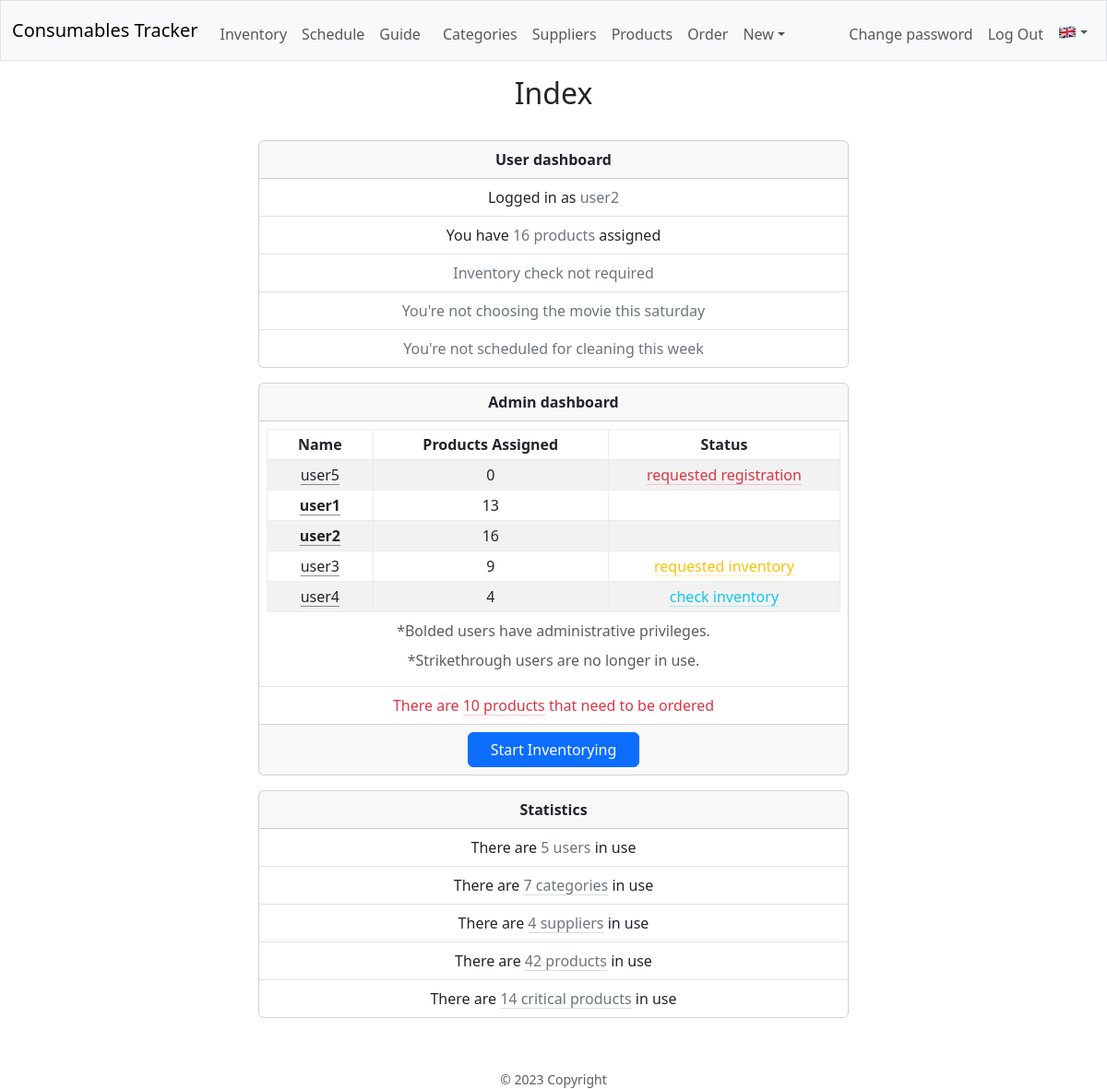
/ (signed in), run on the app's committed database.
### database.py (models this page shows, shortened)
class Base(MappedAsDataclass, DeclarativeBase):
    id: Mapped[int] = mapped_column(init=False, primary_key=True)

class User(Base):
    name: Mapped[str] = mapped_column(unique=True)
    password: Mapped[str] = mapped_column(repr=False)
    products: Mapped[List["Product"]] = relationship(
        default_factory=list, back_populates="responsible", repr=False)
    admin: Mapped[bool] = mapped_column(default=False)
    in_use: Mapped[bool] = mapped_column(default=True)
    done_inv: Mapped[bool] = mapped_column(default=True)
    reg_req: Mapped[bool] = mapped_column(default=True)
    req_inv: Mapped[bool] = mapped_column(default=False)
    details: Mapped[Optional[str]] = mapped_column(default="", repr=False)
    email: Mapped[Optional[str]] = mapped_column(default="", repr=False)
    sat_group: Mapped[int] = mapped_column(default=1)
    __table_args__ = (
        Index('idx_user_name', 'name'),
        Index('idx_user_in_use', 'in_use'),
    )
    username = synonym("name")
    @property
    def in_use_products(self) -> int:
        with dbSession() as db_session:
            return db_session.scalar(
                select(func.count(Product.id))
                .filter_by(responsible_id=self.id, in_use=True))
    @property
    def sat_group_this_week(self) -> bool:
        with dbSession() as db_session:
            if (user_sat_group_date := db_session.scalar(
                    select(Schedule.next_date)
                    .filter_by(
                        name=str(sat_sch_info.name),
                        elem_id=self.sat_group))):
                return (user_sat_group_date.isocalendar().week ==
                        date.today().isocalendar().week)
        return False
    @property
    def clean_this_week(self) -> bool:
        with dbSession() as db_session:
            if (user_cleaning_date := db_session.scalar(
                    select(Schedule.next_date)
                    .filter_by(
                        name=str(clean_sch_info.name),
                        elem_id=self.id))):
                return (user_cleaning_date.isocalendar().week ==
                        date.today().isocalendar().week)
        return False

### blueprints/main/main.py (the view)
@main_bp.route("/")
@login_required
def index():
    logger.info("Index page")
    session["last_url"] = url_for(".index")
    with dbSession() as db_session:
        user = db_session.scalar(
            select(User)
            .filter_by(id=session.get("user_id"))
            .options(joinedload(User.products), raiseload("*")))
        if session.get("admin"):
            with dbSession() as db_session:
                users = db_session.scalars(
                    select(User)
                    .filter(User.name!="Admin")
                    .order_by(
                        User.reg_req.desc(),
                        User.in_use.desc(),
                        User.admin.desc(),
                        func.lower(User.name))
                    .options(joinedload(User.products), raiseload("*"))
                    ).unique().all()
            stats = {
                "products_to_order": db_session.scalar(
                        select(func.count(Product.id))
                        .filter_by(in_use=True, to_order=True)),
                "users_in_use": db_session.scalar(
                        select(func.count(User.id))
                        .filter_by(in_use=True)),
                "categories_in_use": db_session.scalar(
                        select(func.count(Category.id))
                        .filter_by(in_use=True)),
                "suppliers_in_use": db_session.scalar(
                        select(func.count(Supplier.id))
                        .filter_by(in_use=True)),
                "products_in_use": db_session.scalar(
                        select(func.count(Product.id))
                        .filter_by(in_use=True)),
                "crit_products_in_use": db_session.scalar(
                        select(func.count(Product.id))
                        .filter_by(in_use=True, critical=True)),
            }
            return render_template(
                "main/index.html",
                user=user,
                users=users,
                stats=stats,
                saturday_sch=sat_sch_info,
                cleaning_sch=clean_sch_info,
                Message=Message)
    return render_template("main/index.html",
                           user=user,
                           saturday_sch=sat_sch_info,
                           cleaning_sch=clean_sch_info,
                           Message=Message)

### blueprints/main/templates/main/index.html (shortened to what this page needs)
{% extends "layout.html" %}
{% block page_title %}{{ gettext("Index") }}{% endblock %}
{% block main %}
    <div class="card mx-auto mb-3" style="max-width: 40rem;">
        <div class="card-header">
            <strong>{{ gettext("User dashboard") }}</strong>
        </div>
        <ul class="list-group list-group-flush">
            <li class="list-group-item">{{ Message.UI.Main.LoggedInAs(user.name) }}</li>
            <li class="list-group-item">{{ Message.UI.Main.YouHave(user.in_use_products) }}</li>
            <li class="list-group-item">{{ Message.UI.Main.Inv(user.req_inv, user.done_inv) }}</li>
            <li class="list-group-item">
                {% if user.sat_group_this_week and user.name != "Admin" %}
                    <span class="text-warning">{{ saturday_sch.positive }}</span>
                {% else %}
                    <span class="text-secondary">{{ saturday_sch.negative }}</span>
                {% endif %}
            </li>
            <li class="list-group-item">
                {% if user.clean_this_week %}
                    <span class="text-warning">{{ cleaning_sch.positive }}</span>
                {% else %}
                    <span class="text-secondary">{{ cleaning_sch.negative }}</span>
                {% endif %}
            </li>
        </ul>
    </div>
    {% if session.admin %}
        <div class="card mx-auto mb-3" style="max-width: 40rem;">
            <div class="card-header">
                <strong>{{ gettext("Admin dashboard") }}</strong>
            </div>
            <ul class="list-group list-group-flush">
                <li class="list-group-item p-2 pb-0">
                    <div class="table-responsive mx-auto" style="width: auto;">
                        <table class="table align-middle table-sm table-hover table-bordered border-light-subtle table-striped">
                            <caption class="text-center pb-0">{{ Message.UI.Captions.BoldUsers() }}</caption>
                            <caption class="text-center pb-0">{{ Message.UI.Captions.Strikethrough("users") }}</caption>
                            <thead>
                                <tr>
                                    <th class="px-3">{{ gettext("Name") }}</th>
                                    <th class="px-3">{{ gettext("Products Assigned") }}</th>
                                    <th class="px-3">{{ gettext("Status") }}</th>
                                </tr>
                            </thead>
                            <tbody>
                                {% for user in users %}
                                <tr>
                                    <td><span class="{% if not user.in_use %}text-decoration-line-through{% endif %}{% if user.admin %} fw-bolder{% endif %}"><a class="link-dark link-offset-2 link-underline-opacity-50 link-underline-opacity-100-hover" href="{{ url_for('users.edit_user', username=user.name) }}">{{ user.name }}</a>
                                        </span>
                                    </td>
                                    <td>{{ user.in_use_products }}</td>
                                    <td>
                                        {% if not user.done_inv %}
                                            <a class="link-info link-offset-2 link-underline-opacity-25 link-underline-opacity-100-hover"
                                            href="{{ url_for('inv.inventory_user', username=user.name) }}">{{ gettext("check inventory") }}</a>
                                        {% endif %}
                                        {% if user.req_inv %}
                                            <a class="link-warning link-offset-2 link-underline-opacity-25 link-underline-opacity-100-hover"
                                            href="{{ url_for('users.approve_check_inv', username=user.name) }}">{{ gettext("requested inventory") }}</a>
                                        {% endif %}
                                        {% if user.reg_req %}
                                            <a class="link-danger link-offset-2 link-underline-opacity-25 link-underline-opacity-100-hover"
                                            href="{{ url_for('users.approve_reg', username=user.name) }}">{{ gettext("requested registration") }}</a>
                                        {% endif %}
                                    </td>
                                </tr>
                                {% endfor %}
                            </tbody>
                        </table>
                    </div>
                </li>
                <li class="list-group-item">{{ Message.UI.Main.ProdToOrder(stats.products_to_order) }}</li>
            </ul>
            <div class="card-footer">
                <a class="btn btn-primary px-4" href="{{ url_for('users.approve_check_inv_all') }}">{{ gettext("Start Inventorying") }}</a>
            </div>
        </div>
        <div class="card mx-auto mb-3" style="max-width: 40rem;">
            <div class="card-header">
                <strong>{{ gettext("Statistics") }}</strong>
            </div>
            <ul class="list-group list-group-flush">
                <li class="list-group-item">{{ Message.UI.Stats.Global("users", in_use_elements=stats.users_in_use) }}</li>
                <li class="list-group-item">{{ Message.UI.Stats.Global("categories", in_use_elements=stats.categories_in_use, with_link=True) }}</li>
                <li class="list-group-item">{{ Message.UI.Stats.Global("suppliers", in_use_elements=stats.suppliers_in_use, with_link=True) }}</li>
                <li class="list-group-item">{{ Message.UI.Stats.Global("products", in_use_elements=stats.products_in_use, with_link=True) }}</li>
                <li class="list-group-item">{{ Message.UI.Stats.Global("critical_products", in_use_elements=stats.crit_products_in_use, with_link=True) }}</li>
            </ul>
        </div>
    {% endif %}
{% endblock %}

### templates/layout.html (shortened to what this page needs)
<!DOCTYPE html>
<html lang="en">
<head>
    <link href="https://cdn.jsdelivr.net/npm/bootstrap@5.3.0/dist/css/bootstrap.min.css" rel="stylesheet">
    <link href="/static/styles.css" rel="stylesheet">
</head>
<body>
    <nav class="bg-light border navbar navbar-expand-md navbar-light">
        <div class="container-fluid">
            <a class="navbar-brand " href="/">Consumables Tracker</a>
            <div class="collapse navbar-collapse" id="navbar">
                {% if session["user_id"] is defined %}
                    <ul class="navbar-nav me-auto mt-2">
                        <li class="nav-item"><a class="nav-link" href="{{ url_for('inv.inventory') }}">{{ gettext("Inventory") }}</a></li>
                        <li class="nav-item"><a class="nav-link" href="{{ url_for('sch.schedules') }}">{{ gettext("Schedule") }}</a></li>
                        <li class="nav-item"><a class="nav-link" href="{{ url_for('guide.guide') }}">{{ gettext("Guide") }}</a></li>
                        {% if session["admin"] %}
                        <li class="nav-item"><a class="nav-link" href="{{ url_for('cat.categories') }}">{{ gettext("Categories") }}</a></li>
                        <li class="nav-item"><a class="nav-link" href="{{ url_for('sup.suppliers') }}">{{ gettext("Suppliers") }}</a></li>
                        <li class="nav-item"><a class="nav-link" href="{{ url_for('prod.products', ordered_by='code') }}">{{ gettext("Products") }}</a></li>
                        <li class="nav-item"><a class="nav-link" href="{{ url_for('prod.products_to_order') }}">{{ gettext("Order") }}</a></li>
                        <li class="nav-item dropdown">
                            <a class="nav-link dropdown-toggle" href="#" role="button" data-bs-toggle="dropdown" aria-expanded="false">{{ gettext("New") }}</a>
                        </li>
                        {% endif %}
                    </ul>
                    <ul class="navbar-nav ms-auto mt-2">
                        <li class="nav-item"><a class="nav-link" href="{{ url_for('auth.change_password') }}">{{ gettext("Change password") }}</a></li>
                        <li class="nav-item"><a class="nav-link" href="{{ url_for('auth.logout') }}">Log Out</a></li>
                {% else %}
                    <ul class="navbar-nav ms-auto mt-2">
                        <li class="nav-item"><a class="nav-link" href="{{ url_for('auth.register') }}">{{ gettext("Register") }}</a></li>
                        <li class="nav-item"><a class="nav-link" href="{{ url_for('auth.login') }}">Log In</a></li>
                {% endif %}
                        <li class="nav-item dropdown">
                        {% if session["language"] == "ro" %}
                            <a class="nav-link dropdown-toggle d-flex align-items-center" href="#" role="button" data-bs-toggle="dropdown" aria-expanded="false"><img src="/static/images/RO-flag.png" alt="RO"></a>
                            <ul class="dropdown-menu">
                                <li><a class="dropdown-item" href="{{ url_for('set_language', language='en') }}"><img src="/static/images/UK-flag.png" alt="UK"></a></li>
                        {% else %}
                            <a class="nav-link dropdown-toggle d-flex align-items-center" href="#" role="button" data-bs-toggle="dropdown" aria-expanded="false"><img src="/static/images/UK-flag.png" alt="UK"></a>
                        {% endif %}
                        </li>
                    </ul>
            </div>
        </div>
    </nav>
    <header class="text-center">
        <div class="my-3 ">
            <h2>{% block page_title %}{% endblock %}</h2>
        </div>
    </header>
    <main class="container-fluid py-3 text-center">
        {% block main %}
        {% endblock %}
    </main>
    <footer class="mt-4 small text-center text-muted">
        © {{ now.year }} Copyright
    </footer>
</body>
</html>

### data on the page
User: UI.Main.LoggedInAs "Logged in as user2", UI.Main.YouHave "You have 16 products assigned", UI.Main.Inv "Inventory check not required", name "user2", in_use_products "16"
User: name "user5", in_use_products "0", gettext "requested registration"
User: name "user1", in_use_products "13"
User: name "user3", in_use_products "9", gettext "requested inventory"
User: name "user4", in_use_products "4", gettext "check inventory"

### other printed values
{{ gettext("Inventory") }} "Inventory"
{{ gettext("Schedule") }} "Schedule"
{{ gettext("Guide") }} "Guide"
{{ gettext("Categories") }} "Categories"
{{ gettext("Suppliers") }} "Suppliers"
{{ gettext("Products") }} "Products"
{{ gettext("Order") }} "Order"
{{ gettext("New") }} "New"
{{ gettext("Change password") }} "Change password"
{{ gettext("Index") }} "Index"
{{ gettext("User dashboard") }} "User dashboard"
{{ saturday_sch.negative }} "You're not choosing the movie this saturday"
{{ cleaning_sch.negative }} "You're not scheduled for cleaning this week"
{{ gettext("Admin dashboard") }} "Admin dashboard"
{{ Message.UI.Captions.BoldUsers() }} "*Bolded users have administrative privileges."
